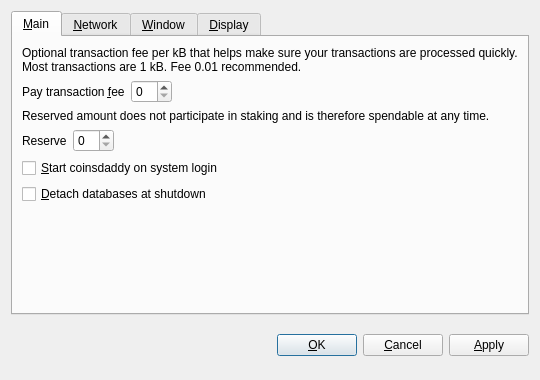
<?xml version="1.0" encoding="UTF-8"?>
<ui version="4.0">
 <class>OptionsDialog</class>
 <widget class="QDialog" name="OptionsDialog">
  <property name="geometry">
   <rect>
    <x>0</x>
    <y>0</y>
    <width>540</width>
    <height>380</height>
   </rect>
  </property>
  <property name="windowTitle">
   <string>Options</string>
  </property>
  <property name="modal">
   <bool>true</bool>
  </property>
  <layout class="QVBoxLayout" name="verticalLayout">
   <item>
    <widget class="QTabWidget" name="tabWidget">
     <property name="tabPosition">
      <enum>QTabWidget::North</enum>
     </property>
     <property name="currentIndex">
      <number>0</number>
     </property>
     <widget class="QWidget" name="tabMain">
      <attribute name="title">
       <string>&amp;Main</string>
      </attribute>
      <layout class="QVBoxLayout" name="verticalLayout_Main">
       <item>
        <widget class="QLabel" name="transactionFeeInfoLabel">
         <property name="text">
          <string>Optional transaction fee per kB that helps make sure your transactions are processed quickly. Most transactions are 1 kB. Fee 0.01 recommended.</string>
         </property>
         <property name="textFormat">
          <enum>Qt::PlainText</enum>
         </property>
         <property name="wordWrap">
          <bool>true</bool>
         </property>
        </widget>
       </item>
       <item>
        <layout class="QHBoxLayout" name="horizontalLayoutFee">
         <item>
          <widget class="QLabel" name="transactionFeeLabel">
           <property name="text">
            <string>Pay transaction &amp;fee</string>
           </property>
           <property name="textFormat">
            <enum>Qt::PlainText</enum>
           </property>
           <property name="buddy">
            <cstring>transactionFee</cstring>
           </property>
          </widget>
         </item>
         <item>
          <widget class="BitcoinAmountField" name="transactionFee"/>
         </item>
         <item>
          <spacer name="horizontalSpacerFee">
           <property name="orientation">
            <enum>Qt::Horizontal</enum>
           </property>
           <property name="sizeHint" stdset="0">
            <size>
             <width>40</width>
             <height>20</height>
            </size>
           </property>
          </spacer>
         </item>
        </layout>
       </item>
       <item>
        <widget class="QLabel" name="reserveBalanceInfoLabel">
         <property name="text">
          <string>Reserved amount does not participate in staking and is therefore spendable at any time.</string>
         </property>
         <property name="textFormat">
          <enum>Qt::PlainText</enum>
         </property>
         <property name="wordWrap">
          <bool>true</bool>
         </property>
        </widget>
       </item>
       <item>
        <layout class="QHBoxLayout" name="horizontalLayoutReserveBalance">
         <item>
          <widget class="QLabel" name="reserveBalanceLabel">
           <property name="text">
            <string>Reserve</string>
           </property>
           <property name="textFormat">
            <enum>Qt::PlainText</enum>
           </property>
           <property name="buddy">
            <cstring>reserveBalance</cstring>
           </property>
          </widget>
         </item>
         <item>
          <widget class="BitcoinAmountField" name="reserveBalance"/>
         </item>
         <item>
          <spacer name="horizontalSpacerReserveBalance">
           <property name="orientation">
            <enum>Qt::Horizontal</enum>
           </property>
           <property name="sizeHint" stdset="0">
            <size>
             <width>40</width>
             <height>20</height>
            </size>
           </property>
          </spacer>
         </item>
        </layout>
       </item>
       <item>
        <widget class="QCheckBox" name="bitcoinAtStartup">
         <property name="toolTip">
          <string>Automatically start coinsdaddy after logging in to the system.</string>
         </property>
         <property name="text">
          <string>&amp;Start coinsdaddy on system login</string>
         </property>
        </widget>
       </item>
       <item>
        <widget class="QCheckBox" name="detachDatabases">
         <property name="toolTip">
          <string>Detach block and address databases at shutdown. This means they can be moved to another data directory, but it slows down shutdown. The wallet is always detached.</string>
         </property>
         <property name="text">
          <string>&amp;Detach databases at shutdown</string>
         </property>
        </widget>
       </item>
       <item>
        <spacer name="verticalSpacer_Main">
         <property name="orientation">
          <enum>Qt::Vertical</enum>
         </property>
         <property name="sizeHint" stdset="0">
          <size>
           <width>20</width>
           <height>40</height>
          </size>
         </property>
        </spacer>
       </item>
      </layout>
     </widget>
     <widget class="QWidget" name="tabNetwork">
      <attribute name="title">
       <string>&amp;Network</string>
      </attribute>
      <layout class="QVBoxLayout" name="verticalLayout_Network">
       <item>
        <widget class="QCheckBox" name="mapPortUpnp">
         <property name="toolTip">
          <string>Automatically open the coinsdaddy client port on the router. This only works when your router supports UPnP and it is enabled.</string>
         </property>
         <property name="text">
          <string>Map port using &amp;UPnP</string>
         </property>
        </widget>
       </item>
       <item>
        <widget class="QCheckBox" name="connectSocks">
         <property name="toolTip">
          <string>Connect to the coinsdaddy network through a SOCKS proxy (e.g. when connecting through Tor).</string>
         </property>
         <property name="text">
          <string>&amp;Connect through SOCKS proxy:</string>
         </property>
        </widget>
       </item>
       <item>
        <layout class="QHBoxLayout" name="horizontalLayout_Network">
         <item>
          <widget class="QLabel" name="proxyIpLabel">
           <property name="text">
            <string>Proxy &amp;IP:</string>
           </property>
           <property name="textFormat">
            <enum>Qt::PlainText</enum>
           </property>
           <property name="buddy">
            <cstring>proxyIp</cstring>
           </property>
          </widget>
         </item>
         <item>
          <widget class="QValidatedLineEdit" name="proxyIp">
           <property name="maximumSize">
            <size>
             <width>140</width>
             <height>16777215</height>
            </size>
           </property>
           <property name="toolTip">
            <string>IP address of the proxy (e.g. 127.0.0.1)</string>
           </property>
          </widget>
         </item>
         <item>
          <widget class="QLabel" name="proxyPortLabel">
           <property name="text">
            <string>&amp;Port:</string>
           </property>
           <property name="textFormat">
            <enum>Qt::PlainText</enum>
           </property>
           <property name="buddy">
            <cstring>proxyPort</cstring>
           </property>
          </widget>
         </item>
         <item>
          <widget class="QLineEdit" name="proxyPort">
           <property name="maximumSize">
            <size>
             <width>55</width>
             <height>16777215</height>
            </size>
           </property>
           <property name="toolTip">
            <string>Port of the proxy (e.g. 9050)</string>
           </property>
          </widget>
         </item>
         <item>
          <widget class="QLabel" name="socksVersionLabel">
           <property name="text">
            <string>SOCKS &amp;Version:</string>
           </property>
           <property name="textFormat">
            <enum>Qt::PlainText</enum>
           </property>
           <property name="buddy">
            <cstring>socksVersion</cstring>
           </property>
          </widget>
         </item>
         <item>
          <widget class="QValueComboBox" name="socksVersion">
           <property name="toolTip">
            <string>SOCKS version of the proxy (e.g. 5)</string>
           </property>
          </widget>
         </item>
         <item>
          <spacer name="horizontalSpacer_Network">
           <property name="orientation">
            <enum>Qt::Horizontal</enum>
           </property>
           <property name="sizeHint" stdset="0">
            <size>
             <width>40</width>
             <height>20</height>
            </size>
           </property>
          </spacer>
         </item>
        </layout>
       </item>
       <item>
        <spacer name="verticalSpacer_Network">
         <property name="orientation">
          <enum>Qt::Vertical</enum>
         </property>
         <property name="sizeHint" stdset="0">
          <size>
           <width>20</width>
           <height>40</height>
          </size>
         </property>
        </spacer>
       </item>
      </layout>
     </widget>
     <widget class="QWidget" name="tabWindow">
      <attribute name="title">
       <string>&amp;Window</string>
      </attribute>
      <layout class="QVBoxLayout" name="verticalLayout_Window">
       <item>
        <widget class="QCheckBox" name="minimizeToTray">
         <property name="toolTip">
          <string>Show only a tray icon after minimizing the window.</string>
         </property>
         <property name="text">
          <string>&amp;Minimize to the tray instead of the taskbar</string>
         </property>
        </widget>
       </item>
       <item>
        <widget class="QCheckBox" name="minimizeOnClose">
         <property name="toolTip">
          <string>Minimize instead of exit the application when the window is closed. When this option is enabled, the application will be closed only after selecting Quit in the menu.</string>
         </property>
         <property name="text">
          <string>M&amp;inimize on close</string>
         </property>
        </widget>
       </item>
       <item>
        <spacer name="verticalSpacer_Window">
         <property name="orientation">
          <enum>Qt::Vertical</enum>
         </property>
         <property name="sizeHint" stdset="0">
          <size>
           <width>20</width>
           <height>40</height>
          </size>
         </property>
        </spacer>
       </item>
      </layout>
     </widget>
     <widget class="QWidget" name="tabDisplay">
      <attribute name="title">
       <string>&amp;Display</string>
      </attribute>
      <layout class="QVBoxLayout" name="verticalLayout_Display">
       <item>
        <layout class="QHBoxLayout" name="horizontalLayout_1_Display">
         <item>
          <widget class="QLabel" name="langLabel">
           <property name="text">
            <string>User Interface &amp;language:</string>
           </property>
           <property name="textFormat">
            <enum>Qt::PlainText</enum>
           </property>
           <property name="buddy">
            <cstring>lang</cstring>
           </property>
          </widget>
         </item>
         <item>
          <widget class="QValueComboBox" name="lang">
           <property name="toolTip">
            <string>The user interface language can be set here. This setting will take effect after restarting coinsdaddy.</string>
           </property>
          </widget>
         </item>
        </layout>
       </item>
       <item>
        <layout class="QHBoxLayout" name="horizontalLayout_2_Display">
         <item>
          <widget class="QLabel" name="unitLabel">
           <property name="text">
            <string>&amp;Unit to show amounts in:</string>
           </property>
           <property name="textFormat">
            <enum>Qt::PlainText</enum>
           </property>
           <property name="buddy">
            <cstring>unit</cstring>
           </property>
          </widget>
         </item>
         <item>
          <widget class="QValueComboBox" name="unit">
           <property name="toolTip">
            <string>Choose the default subdivision unit to show in the interface and when sending coins.</string>
           </property>
          </widget>
         </item>
        </layout>
       </item>
       <item>
        <widget class="QCheckBox" name="displayAddresses">
         <property name="toolTip">
          <string>Whether to show coinsdaddy addresses in the transaction list or not.</string>
         </property>
         <property name="text">
          <string>&amp;Display addresses in transaction list</string>
         </property>
        </widget>
       </item>
       <item>
        <widget class="QCheckBox" name="coinControlFeatures">
         <property name="toolTip">
          <string>Whether to show coin control features or not.</string>
         </property>
         <property name="text">
          <string>Display coin &amp;control features (experts only!)</string>
         </property>
        </widget>
       </item>
       <item>
        <spacer name="verticalSpacer_Display">
         <property name="orientation">
          <enum>Qt::Vertical</enum>
         </property>
         <property name="sizeHint" stdset="0">
          <size>
           <width>20</width>
           <height>40</height>
          </size>
         </property>
        </spacer>
       </item>
      </layout>
     </widget>
    </widget>
   </item>
   <item>
    <layout class="QHBoxLayout" name="horizontalLayout_Buttons">
     <item>
      <spacer name="horizontalSpacer_1">
       <property name="orientation">
        <enum>Qt::Horizontal</enum>
       </property>
       <property name="sizeHint" stdset="0">
        <size>
         <width>40</width>
         <height>48</height>
        </size>
       </property>
      </spacer>
     </item>
     <item>
      <widget class="QLabel" name="statusLabel">
       <property name="font">
        <font>
         <weight>75</weight>
         <bold>true</bold>
        </font>
       </property>
       <property name="text">
        <string/>
       </property>
       <property name="textFormat">
        <enum>Qt::PlainText</enum>
       </property>
       <property name="wordWrap">
        <bool>true</bool>
       </property>
      </widget>
     </item>
     <item>
      <spacer name="horizontalSpacer_2">
       <property name="orientation">
        <enum>Qt::Horizontal</enum>
       </property>
       <property name="sizeHint" stdset="0">
        <size>
         <width>40</width>
         <height>48</height>
        </size>
       </property>
      </spacer>
     </item>
     <item>
      <widget class="QPushButton" name="okButton">
       <property name="text">
        <string>&amp;OK</string>
       </property>
      </widget>
     </item>
     <item>
      <widget class="QPushButton" name="cancelButton">
       <property name="text">
        <string>&amp;Cancel</string>
       </property>
       <property name="autoDefault">
        <bool>false</bool>
       </property>
      </widget>
     </item>
     <item>
      <widget class="QPushButton" name="applyButton">
       <property name="text">
        <string>&amp;Apply</string>
       </property>
       <property name="autoDefault">
        <bool>false</bool>
       </property>
      </widget>
     </item>
    </layout>
   </item>
  </layout>
 </widget>
 <customwidgets>
  <customwidget>
   <class>BitcoinAmountField</class>
   <extends>QSpinBox</extends>
   <header>bitcoinamountfield.h</header>
  </customwidget>
  <customwidget>
   <class>QValueComboBox</class>
   <extends>QComboBox</extends>
   <header>qvaluecombobox.h</header>
  </customwidget>
  <customwidget>
   <class>QValidatedLineEdit</class>
   <extends>QLineEdit</extends>
   <header>qvalidatedlineedit.h</header>
  </customwidget>
 </customwidgets>
 <resources/>
 <connections/>
</ui>
